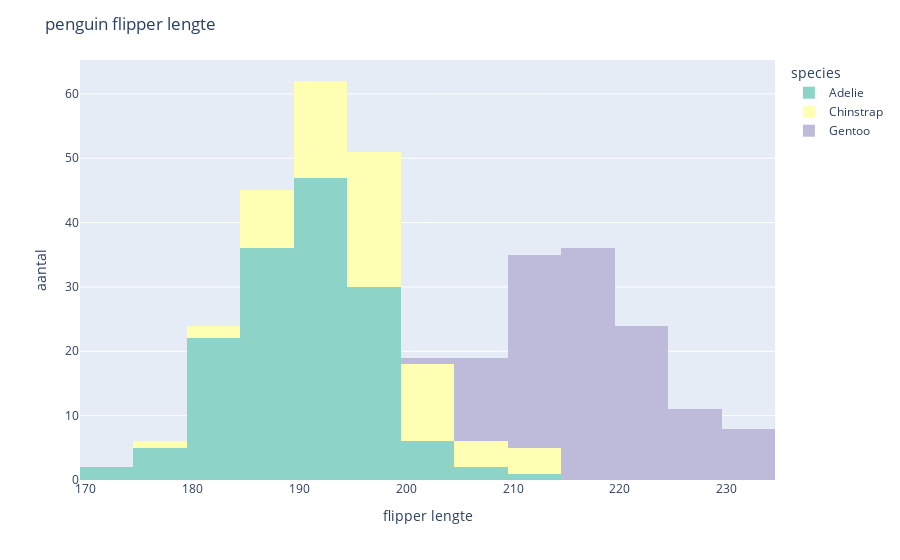

The notebook cell saved with this chart:
### Markdown cell above
## Onderdeel 3b

Voordat we aan de slag gaan met de distplot gaan we een histogram maken van de lengte van de vleugels (`flipper_length_mm`) van de drie pinguïnsoorten. We willen het volgende plaatje zien alleen met andere kleuren:

Zit je in klas 1:
* Gebruik de kleuren van het kleurenschema Set3

Zit je in klas 2:
* Gebruik de kleuren van het kleurenschema Pastel

Zit je in klas 3:
* Gebruik de kleuren van het kleurenschema Vivid

Zit je in klas 4:
* Gebruik de kleuren van het kleurenschema Antique

### Code cell
fig = px.histogram(data_frame= df, x="flipper_length_mm", color= "species", color_discrete_sequence=px.colors.qualitative.Set3)
fig.update_layout(
    title="penguin flipper lengte",
    xaxis_title="flipper lengte",
    yaxis_title="aantal"
)
fig.show()

### Figure 1 — Plotly figure (JSON) as saved in the notebook; plotly's stock layout.template omitted (floating-point values rounded to 4 significant figures; data arrays with more than 128 entries replaced by an {"elided": "..."} marker saying what was removed)
{"data": [{"alignmentgroup": "True", "bingroup": "x", "hovertemplate": "species=Adelie<br>flipper_length_mm=%{x}<br>count=%{y}<extra></extra>", "legendgroup": "Adelie", "marker": {"color": "rgb(141,211,199)", "pattern": {"shape": ""}}, "name": "Adelie", "offsetgroup": "Adelie", "orientation": "v", "showlegend": true, "type": "histogram", "x": {"elided": "152 int values"}, "xaxis": "x", "yaxis": "y"}, {"alignmentgroup": "True", "bingroup": "x", "hovertemplate": "species=Chinstrap<br>flipper_length_mm=%{x}<br>count=%{y}<extra></extra>", "legendgroup": "Chinstrap", "marker": {"color": "rgb(255,255,179)", "pattern": {"shape": ""}}, "name": "Chinstrap", "offsetgroup": "Chinstrap", "orientation": "v", "showlegend": true, "type": "histogram", "x": [192, 196, 193, 188, 197, 198, 178, 197, 195, 198, 193, 194, 185, 201, 190, 201, 197, 181, 190, 195, 181, 191, 187, 193, 195, 197, 200, 200, 191, 205, 187, 201, 187, 203, 195, 199, 195, 210, 192, 205, 210, 187, 196, 196, 196, 201, 190, 212, 187, 198, 199, 201, 193, 203, 187, 197, 191, 203, 202, 194, 206, 189, 195, 207, 202, 193, 210, 198], "xaxis": "x", "yaxis": "y"}, {"alignmentgroup": "True", "bingroup": "x", "hovertemplate": "species=Gentoo<br>flipper_length_mm=%{x}<br>count=%{y}<extra></extra>", "legendgroup": "Gentoo", "marker": {"color": "rgb(190,186,218)", "pattern": {"shape": ""}}, "name": "Gentoo", "offsetgroup": "Gentoo", "orientation": "v", "showlegend": true, "type": "histogram", "x": [211, 230, 210, 218, 215, 210, 211, 219, 209, 215, 214, 216, 214, 213, 210, 217, 210, 221, 209, 222, 218, 215, 213, 215, 215, 215, 216, 215, 210, 220, 222, 209, 207, 230, 220, 220, 213, 219, 208, 208, 208, 225, 210, 216, 222, 217, 210, 225, 213, 215, 210, 220, 210, 225, 217, 220, 208, 220, 208, 224, 208, 221, 214, 231, 219, 230, 214, 229, 220, 223, 216, 221, 221, 217, 216, 230, 209, 220, 215, 223, 212, 221, 212, 224, 212, 228, 218, 218, 212, 230, 218, 228, 212, 224, 214, 226, 216, 222, 203, 225, 219, 228, 215, 228, 216, 215, 210, 219, 208, 209, 216, 229, 213, 230, 217, 230, 217, 222, 214, null, 215, 222, 212, 213], "xaxis": "x", "yaxis": "y"}], "layout": {"barmode": "relative", "legend": {"title": {"text": "species"}, "tracegroupgap": 0}, "margin": {"t": 60}, "title": {"text": "penguin flipper lengte"}, "xaxis": {"anchor": "y", "domain": [0, 1], "title": {"text": "flipper lengte"}}, "yaxis": {"anchor": "x", "domain": [0, 1], "title": {"text": "aantal"}}}}
